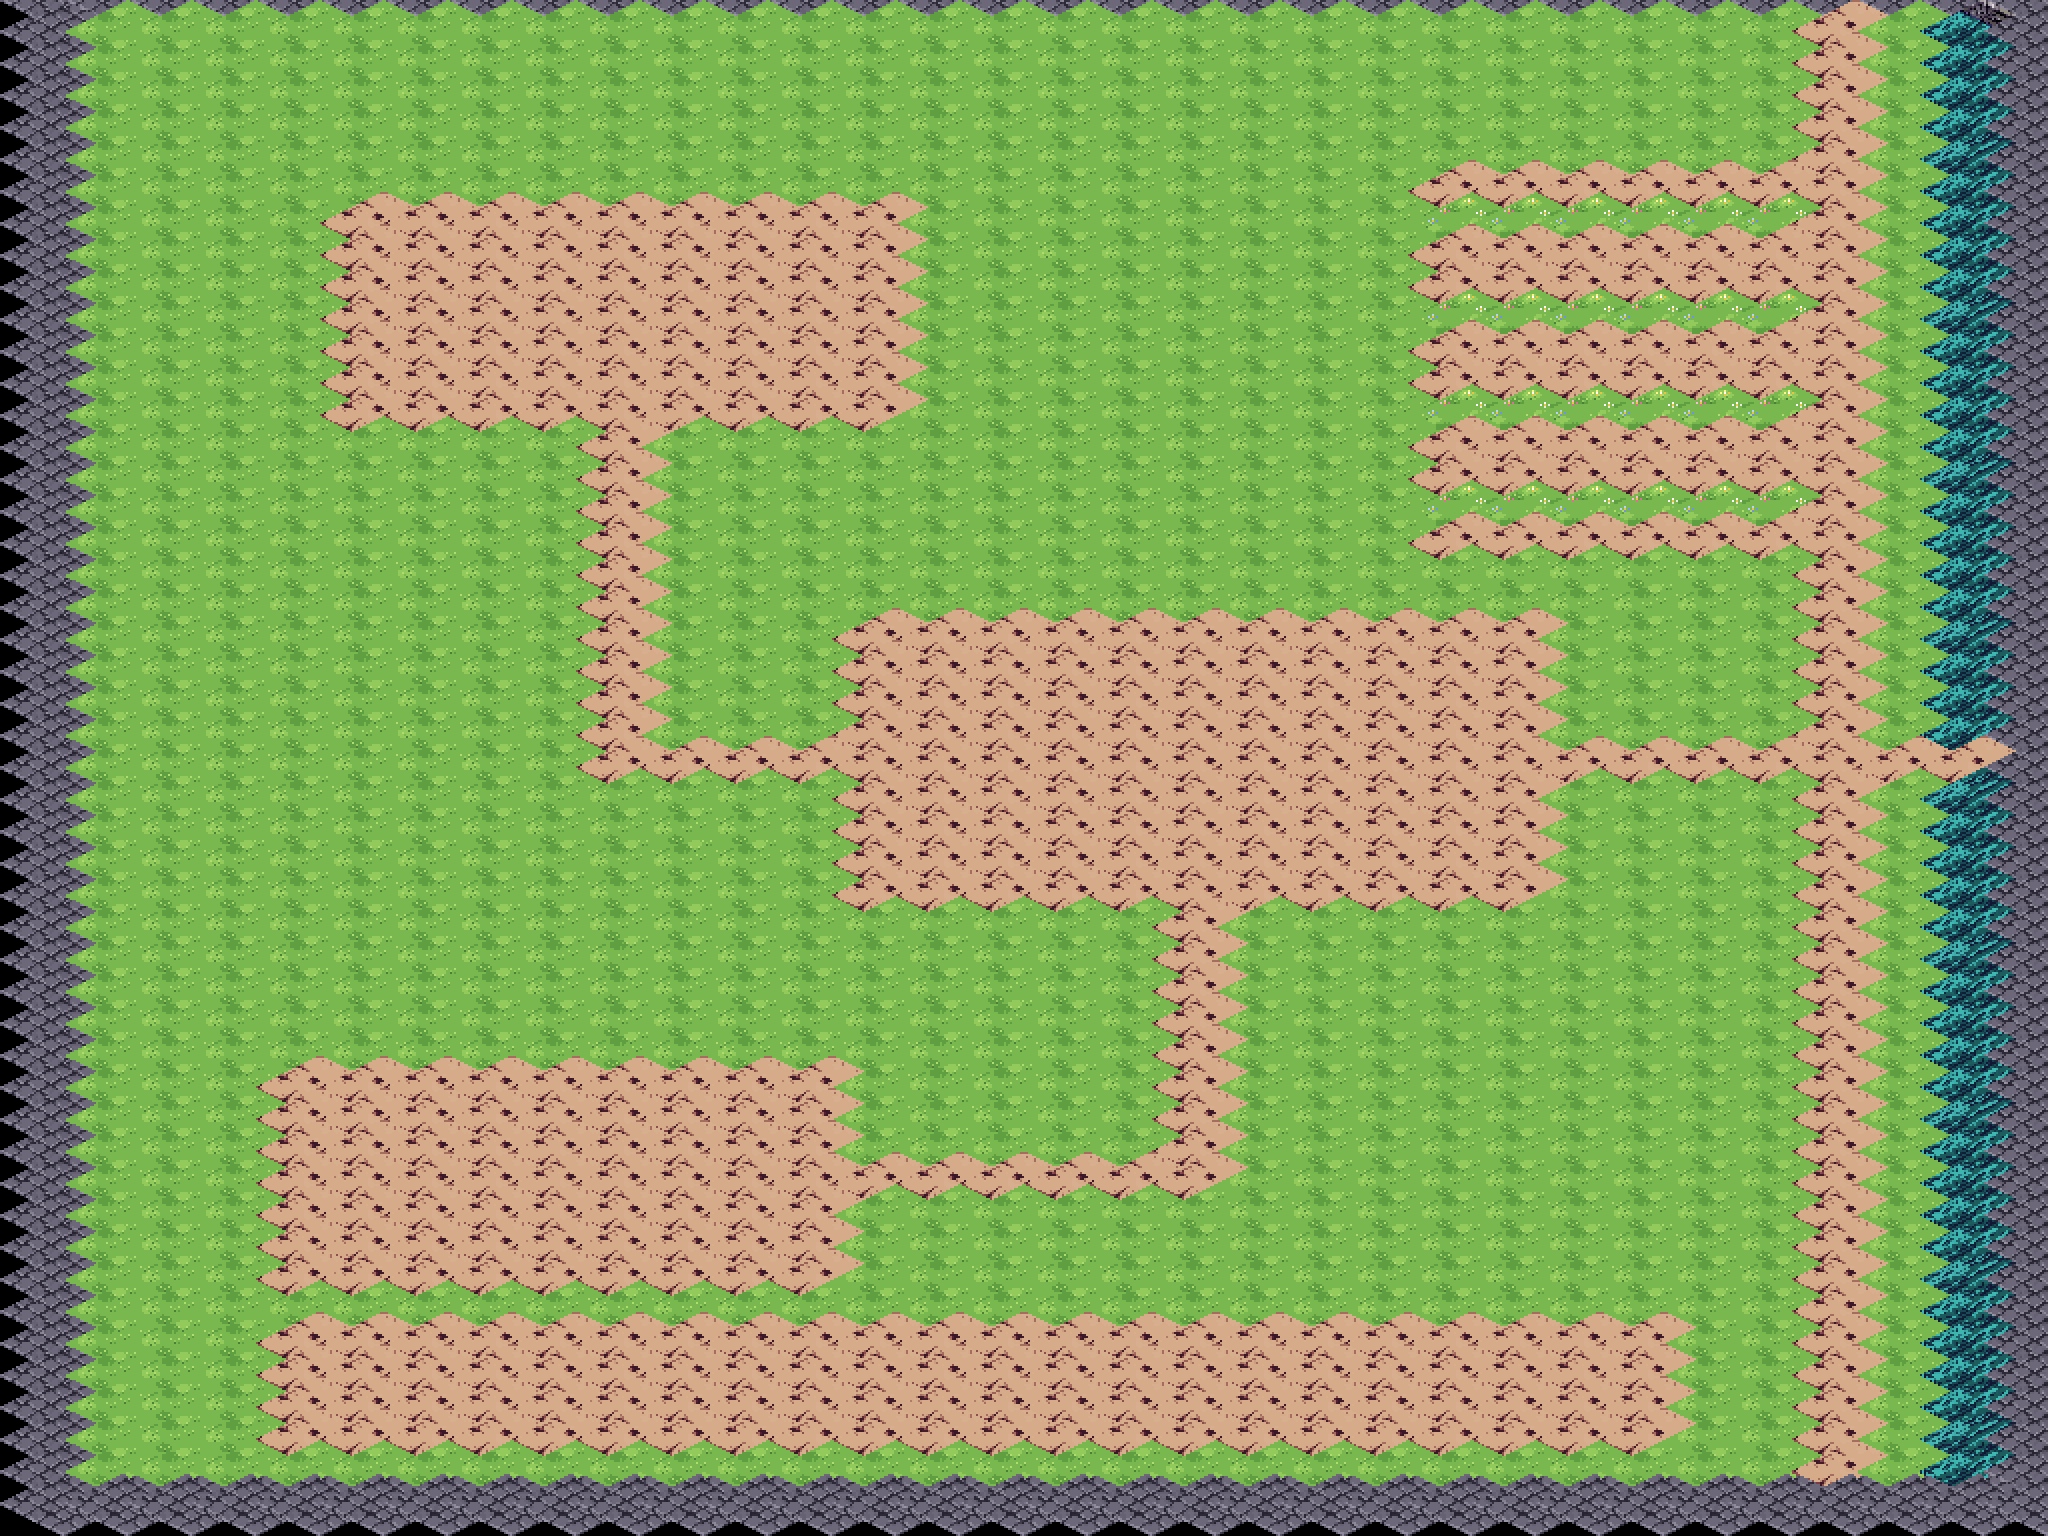

A level layout from a 2D game, rendered from its tile map. Below: a short description, then the map file with its tile-grid data intact:
An orthogonal 32x48 tile map with 64x32 px tiles, 1 tile layer (suelo).

<map version="1.10" orientation="orthogonal" renderorder="right-down" width="32" height="48" tilewidth="64" tileheight="32" infinite="0" nextlayerid="2" nextobjectid="1">
 <tileset firstgid="1" name="terreno_mundo" tilewidth="128" tileheight="64" tilecount="203" columns="8">
  <image source="../textures/../textures/terreno_mundo.png" width="1024" height="1664" />
  <tile id="13">
   <properties>
    <property name="collision" type="bool" value="true" />
   </properties>
  </tile>
  <tile id="41">
   <properties>
    <property name="collision" type="bool" value="true" />
   </properties>
  </tile>
  <tile id="76">
   <properties>
    <property name="collision" type="bool" value="true" />
   </properties>
  </tile>
  <tile id="78">
   <properties>
    <property name="collision" type="bool" value="true" />
   </properties>
  </tile>
  <tile id="96">
   <properties>
    <property name="collision" type="bool" value="true" />
   </properties>
  </tile>
 </tileset>
 <layer id="1" name="suelo" width="32" height="48">
  <data encoding="csv">
42,42,42,42,42,42,42,42,42,42,42,42,42,42,42,42,42,42,42,42,42,42,42,42,42,42,42,42,42,42,42,42,
42,1,1,1,1,1,1,1,1,1,1,1,1,1,1,1,1,1,1,1,1,1,1,1,1,1,1,1,3,1,79,42,
42,1,1,1,1,1,1,1,1,1,1,1,1,1,1,1,1,1,1,1,1,1,1,1,1,1,1,1,3,1,14,42,
42,1,1,1,1,1,1,1,1,1,1,1,1,1,1,1,1,1,1,1,1,1,1,1,1,1,1,1,3,1,14,42,
42,1,1,1,1,1,1,1,1,1,1,1,1,1,1,1,1,1,1,1,1,1,1,1,1,1,1,1,3,1,14,42,
42,1,1,1,1,1,1,1,1,1,1,1,1,1,1,1,1,1,1,1,1,1,1,1,1,1,1,1,3,1,77,42,
42,1,1,1,1,1,1,1,1,1,1,1,1,1,1,1,1,1,1,1,1,1,3,3,3,3,3,3,3,1,14,42,
42,1,1,1,1,3,3,3,3,3,3,3,3,3,1,1,1,1,1,1,1,1,33,33,33,33,33,33,3,1,14,42,
42,1,1,1,1,3,3,3,3,3,3,3,3,3,1,1,1,1,1,1,1,1,3,3,3,3,3,3,3,1,14,42,
42,1,1,1,1,3,97,97,3,3,3,3,3,3,1,1,1,1,1,1,1,1,3,3,3,3,3,3,3,1,14,42,
42,1,1,1,1,3,97,97,3,3,3,3,3,3,1,1,1,1,1,1,1,1,33,33,33,33,33,33,3,1,77,42,
42,1,1,1,1,3,3,3,3,3,3,3,3,3,1,1,1,1,1,1,1,1,3,3,3,3,3,3,3,1,14,42,
42,1,1,1,1,3,3,3,3,3,3,3,3,3,1,1,1,1,1,1,1,1,3,3,3,3,3,3,3,1,14,42,
42,1,1,1,1,3,3,3,3,3,3,3,3,3,1,1,1,1,1,1,1,1,33,33,33,33,33,33,3,1,14,42,
42,1,1,1,1,1,1,1,1,3,1,1,1,1,1,1,1,1,1,1,1,1,3,3,3,3,3,3,3,1,14,42,
42,1,1,1,1,1,1,1,1,3,1,1,1,1,1,1,1,1,1,1,1,1,3,3,3,3,3,3,3,1,77,42,
42,1,1,1,1,1,1,1,1,3,1,1,1,1,1,1,1,1,1,1,1,1,33,33,33,33,33,33,3,1,14,42,
42,1,1,1,1,1,1,1,1,3,1,1,1,1,1,1,1,1,1,1,1,1,3,3,3,3,3,3,3,1,14,42,
42,1,1,1,1,1,1,1,1,3,1,1,1,1,1,1,1,1,1,1,1,1,1,1,1,1,1,1,3,1,14,42,
42,1,1,1,1,1,1,1,1,3,1,1,1,1,1,1,1,1,1,1,1,1,1,1,1,1,1,1,3,1,14,42,
42,1,1,1,1,1,1,1,1,3,1,1,1,3,3,3,3,3,3,3,3,3,3,3,1,1,1,1,3,1,77,42,
42,1,1,1,1,1,1,1,1,3,1,1,1,3,3,3,3,3,3,3,3,3,3,3,1,1,1,1,3,1,14,42,
42,1,1,1,1,1,1,1,1,3,1,1,1,3,3,3,3,3,3,3,3,3,3,3,1,1,1,1,3,1,14,42,
42,1,1,1,1,1,1,1,1,3,1,1,1,3,3,3,3,3,3,3,3,3,3,3,1,1,1,1,3,1,14,42,
42,1,1,1,1,1,1,1,1,3,3,3,3,3,3,3,3,3,3,3,3,3,3,3,3,3,3,3,3,3,3,42,
42,1,1,1,1,1,1,1,1,1,1,1,1,3,3,97,97,3,3,3,3,3,3,3,1,1,1,1,3,1,77,42,
42,1,1,1,1,1,1,1,1,1,1,1,1,3,3,97,97,3,3,3,3,3,3,3,1,1,1,1,3,1,14,42,
42,1,1,1,1,1,1,1,1,1,1,1,1,3,3,3,3,3,3,3,3,3,3,3,1,1,1,1,3,1,14,42,
42,1,1,1,1,1,1,1,1,1,1,1,1,3,3,3,3,3,3,3,3,3,3,3,1,1,1,1,3,1,14,42,
42,1,1,1,1,1,1,1,1,1,1,1,1,1,1,1,1,1,3,1,1,1,1,1,1,1,1,1,3,1,14,42,
42,1,1,1,1,1,1,1,1,1,1,1,1,1,1,1,1,1,3,1,1,1,1,1,1,1,1,1,3,1,77,42,
42,1,1,1,1,1,1,1,1,1,1,1,1,1,1,1,1,1,3,1,1,1,1,1,1,1,1,1,3,1,14,42,
42,1,1,1,1,1,1,1,1,1,1,1,1,1,1,1,1,1,3,1,1,1,1,1,1,1,1,1,3,1,14,42,
42,1,1,1,1,1,1,1,1,1,1,1,1,1,1,1,1,1,3,1,1,1,1,1,1,1,1,1,3,1,14,42,
42,1,1,1,3,3,3,3,3,3,3,3,3,1,1,1,1,1,3,1,1,1,1,1,1,1,1,1,3,1,14,42,
42,1,1,1,3,3,3,3,3,3,3,3,3,1,1,1,1,1,3,1,1,1,1,1,1,1,1,1,3,1,77,42,
42,1,1,1,3,3,97,97,3,3,3,3,3,1,1,1,1,1,3,1,1,1,1,1,1,1,1,1,3,1,14,42,
42,1,1,1,3,3,97,97,3,3,3,3,3,3,3,3,3,3,3,1,1,1,1,1,1,1,1,1,3,1,14,42,
42,1,1,1,3,3,3,3,3,3,3,3,3,1,1,1,1,1,1,1,1,1,1,1,1,1,1,1,3,1,14,42,
42,1,1,1,3,3,97,97,3,3,3,3,3,1,1,1,1,1,1,1,1,1,1,1,1,1,1,1,3,1,14,42,
42,1,1,1,3,3,97,97,3,3,3,3,3,1,1,1,1,1,1,1,1,1,1,1,1,1,1,1,3,1,77,42,
42,1,1,1,1,1,1,1,1,1,1,1,1,1,1,1,1,1,1,1,1,1,1,1,1,1,1,1,3,1,14,42,
42,1,1,1,3,3,3,3,3,3,3,3,3,3,3,3,3,3,3,3,3,3,3,3,3,3,1,1,3,1,14,42,
42,1,1,1,3,3,3,3,3,3,3,3,3,3,3,3,3,3,3,3,3,3,3,3,3,3,1,1,3,1,14,42,
42,1,1,1,3,3,3,3,3,3,3,3,3,3,3,3,3,3,3,3,3,3,3,3,3,3,1,1,3,1,14,42,
42,1,1,1,3,3,3,3,3,3,3,3,3,3,3,3,3,3,3,3,3,3,3,3,3,3,1,1,3,1,77,42,
42,1,1,1,1,1,1,1,1,1,1,1,1,1,1,1,1,1,1,1,1,1,1,1,1,1,1,1,3,1,14,42,
42,42,42,42,42,42,42,42,42,42,42,42,42,42,42,42,42,42,42,42,42,42,42,42,42,42,42,42,42,42,42,42
</data>
 </layer>
</map>
